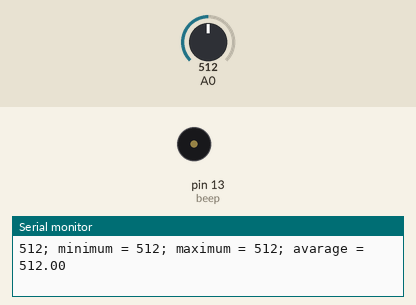
Simulated run of this sketch. Board: Arduino Uno, built with avr-gcc and run on an emulated ATmega328P. Shown: buzzer (waves = sounding, pin HIGH), the last lines printed to the serial monitor. The test bench sets the inputs (shaded band); at power-on: A0 = 512.

Above: at 0.1 s.
At 1.1 s:
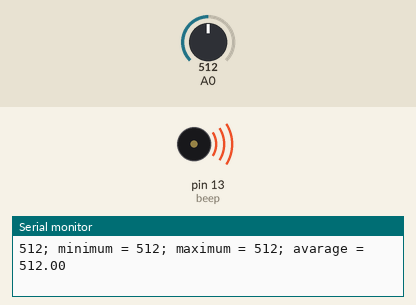
Timing chart, 0 to 2.6 s (numbered marks = the images above):
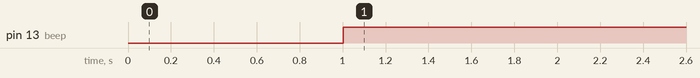

Measured:
- by itself, pin 13 (beep): LOW → HIGH at 1.0 s

The sketch:

gasSensor.ino
```cpp
const int gasSensor =0;
const int beep= 13;
int maximum = 0;
int minimum = 1024;

void setup(){
  Serial.begin(9600);      // sets the serial port to 9600
  pinMode(beep, OUTPUT);
  digitalWrite(beep, HIGH);

}
void loop(){
  int voltage;
  voltage = getVoltage(gasSensor);
  if(maximum<voltage){maximum = voltage;}
  if(minimum>voltage){minimum = voltage;}

  String output;

  output = String(voltage) + "; minimum = " + minimum + "; maximum = " + maximum + "; avarage = ";

  Serial.print(output);
  Serial.println(GetAverage((float)voltage));

  delay(1000);
}

int getVoltage(int pin){
  return (analogRead(pin));
}

float GetAverage(float vol)
{
  static int n = 0;
  static float avr = 0;

  n++;
  float d = (vol-avr);
  avr+=d/n;

  if(d>2){digitalWrite(beep, LOW);}
  else{digitalWrite(beep, HIGH);}

  return avr;
}
```
